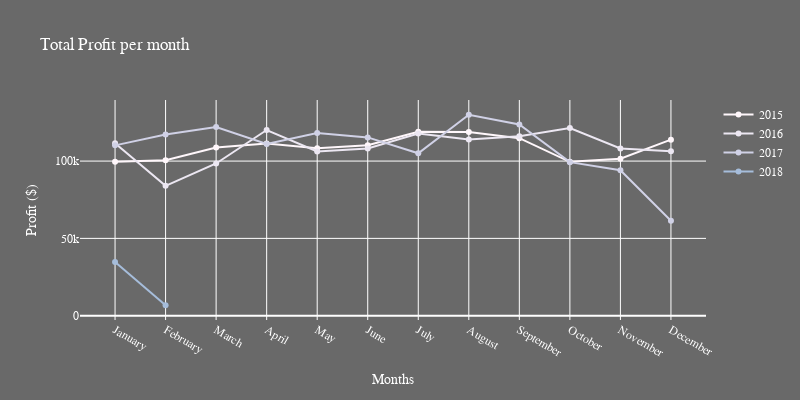

Write notebook code for a chart like this one.
### Markdown cell above
# 5. Total Profit per Month

### Code cell
fig5 = go.Figure()
for year, color in zip(sorted(data['Year'].unique().tolist()), px.colors.sequential.PuBu):
    fig5_data = data[(data['Year'] == year)].groupby(by = ['Month']).sum().sort_values(by = 'Month', key = month_sorter).reset_index()
    fig5.add_trace(go.Scatter(
        x = fig5_data['Month'],
        y = fig5_data['Order Profit Per Order'],
        name = year,
        marker_color = color,
        
    ))
fig5.update_layout( title=" Total Profit per month",
                    xaxis_title="Months",
                    yaxis_title="Profit ($)",
                    uniformtext_minsize=12,
                    paper_bgcolor='rgb(105,105,105)',
                    plot_bgcolor='rgb(105,105,105)',
                    uniformtext_mode='hide',
                    font = dict(color = 'white', family = "Arial"),
                    height = 400,
                    width = 800,
                   
                    )
fig5.show()

### Figure 1 — Plotly figure (JSON) as saved in the notebook; plotly's stock layout.template omitted (floating-point values rounded to 4 significant figures)
{"data": [{"marker": {"color": "rgb(255,247,251)"}, "name": "2015", "type": "scatter", "x": ["January", "February", "March", "April", "May", "June", "July", "August", "September", "October", "November", "December"], "y": [99510.0, 100500.0, 108700.0, 111400.0, 108200.0, 110200.0, 119000.0, 118800.0, 114800.0, 99530.0, 101500.0, 113800.0]}, {"marker": {"color": "rgb(236,231,242)"}, "name": "2016", "type": "scatter", "x": ["January", "February", "March", "April", "May", "June", "July", "August", "September", "October", "November", "December"], "y": [111500.0, 83990.0, 98450.0, 120100.0, 106200.0, 108200.0, 117800.0, 113900.0, 116000.0, 121400.0, 108100.0, 106300.0]}, {"marker": {"color": "rgb(208,209,230)"}, "name": "2017", "type": "scatter", "x": ["January", "February", "March", "April", "May", "June", "July", "August", "September", "October", "November", "December"], "y": [110200.0, 117100.0, 122000.0, 111000.0, 118200.0, 115300.0, 105000.0, 130000.0, 123600.0, 99300.0, 94120.0, 61440.0]}, {"marker": {"color": "rgb(166,189,219)"}, "name": "2018", "type": "scatter", "x": ["January", "February"], "y": [34720.0, 6753.0]}], "layout": {"font": {"color": "white", "family": "Arial"}, "height": 400, "paper_bgcolor": "rgb(105,105,105)", "plot_bgcolor": "rgb(105,105,105)", "title": {"text": " Total Profit per month"}, "uniformtext": {"minsize": 12, "mode": "hide"}, "width": 800, "xaxis": {"title": {"text": "Months"}}, "yaxis": {"title": {"text": "Profit ($)"}}}}
